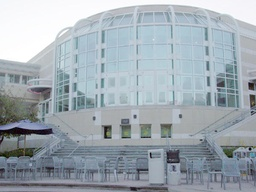
#> input picture 1.Feture_Dectection_and_Matching/price_center20.JPG, 256 x 192 px, shrunk from 600 x 450 before the run
$ python Feature_Detection.py
#> lines starting #> are read from the running program, lines starting #| are printed output that depends on the picture
"""
Feture Detection
@author: Szu-Hao Wu
"""
import numpy as np
from PIL import Image
import matplotlib.pyplot as plt
import matplotlib.patches as patches
import time

# open the input images
I1 = np.array(Image.open('price_center20.JPG'), dtype='float')/255.
I2 = np.array(Image.open('price_center21.JPG'), dtype='float')/255.
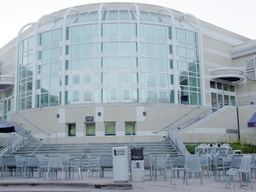
#> input picture 1.Feture_Dectection_and_Matching/price_center21.JPG, 256 x 192 px, shrunk from 600 x 450 before the run

# Display the input images
plt.figure(figsize=(14,8))
plt.subplot(1,2,1)
plt.imshow(I1)
plt.subplot(1,2,2)
plt.imshow(I2)
plt.show()

#%%

from scipy import signal
def rgb2gray(rgb):

    r, g, b = rgb[:,:,0], rgb[:,:,1], rgb[:,:,2]
    gray = 0.2989 * r + 0.5870 * g + 0.1140 * b

    return gray

def ImageGradient(I):
    # inputs:
    # I is the input image (may be mxn for Grayscale or mxnx3 for RGB)
    #
    # outputs:
    # Ix is the derivative of the magnitude of the image w.r.t. x
    # Iy is the derivative of the magnitude of the image w.r.t. y

    kernelx = np.array([[-1, 0, 1], [-2, 0, 2], [-1, 0, 1]], np.float32)
    kernely = np.array([[1, 2, 1], [0, 0, 0], [-1, -2, -1]], np.float32)
    Ix = signal.convolve(I,kernelx)
    Iy = signal.convolve(I,kernely)

    return Ix, Iy


def MinorEigenvalueImage(Ix, Iy, w):
    # Calculate the minor eigenvalue image J
    #
    # inputs:
    # Ix is the derivative of the magnitude of the image w.r.t. x
    # Iy is the derivative of the magnitude of the image w.r.t. y
    # w is the size of the window used to compute the gradient matrix N
    #
    # outputs:
    # J0 is the mxn minor eigenvalue image of N before thresholding

    m, n = Ix.shape[:2]
    J0 = np.zeros((m,n))

    #Calculate your minor eigenvalue image J0.
    N = np.zeros((2,2,m,n))
    Ixx = Ix**2
    Iyy = Iy**2
    Ixy = Ix*Iy

    index_shift = int((w-1)/2)
    for i in range(w,m-w):
        for j in range(w,n-w):
            N[0,0,i,j] = np.sum(Ixx[i-index_shift:i+index_shift+1, j-index_shift:j+index_shift+1]) / (w*w)
            N[0,1,i,j] = np.sum(Ixy[i-index_shift:i+index_shift+1, j-index_shift:j+index_shift+1]) / (w*w)
            N[1,0,i,j] = np.sum(Ixy[i-index_shift:i+index_shift+1, j-index_shift:j+index_shift+1]) / (w*w)
            N[1,1,i,j] = np.sum(Iyy[i-index_shift:i+index_shift+1, j-index_shift:j+index_shift+1]) / (w*w)

            J0[i,j] = (np.matrix.trace(N[:,:,i,j])) - np.sqrt(np.matrix.trace(N[:,:,i,j])**2 - 4*np.linalg.det(N[:,:,i,j]))/2

    return J0,N

def NMS(J, w_nms):
    # Apply nonmaximum supression to J using window w_nms
    #
    # inputs:
    # J is the minor eigenvalue image input image after thresholding
    # w_nms is the size of the local nonmaximum suppression window
    #
    # outputs:
    # J2 is the mxn resulting image after applying nonmaximum suppression
    #

    m = np.shape(J)[0]
    n = np.shape(J)[1]

    J2 = J.copy()
    J_temp = J.copy()
    m, n = J.shape[:2]
    index_shift = int((w_nms-1)/2)
    for i in range(m):
        for j in range(n):
            if(i<index_shift):
                i_min = 0
            else:
                i_min = i-index_shift

            if(i+index_shift>m):
                i_max = m
            else:
                i_max = i+index_shift

            if(j<index_shift):
                j_min = 0
            else:
                j_min = j-index_shift

            if(j+index_shift>n):
                j_max = n
            else:
                j_max = j+index_shift

            J_temp[i,j] = np.amax(J[i_min:i_max+1, j_min:j_max+1])

            if (J2[i,j] < J_temp[i,j]):
                J2[i,j] = 0
    return J2


def ForstnerCornerDetector(Ix, Iy, w, t, w_nms):
    # Calculate the minor eigenvalue image J
    # Threshold J
    # Run non-maxima suppression on the thresholded J
    # Gather the coordinates of the nonzero pixels in J
    # Then compute the sub pixel location of each point using the Forstner operator
    #
    # inputs:
    # Ix is the derivative of the magnitude of the image w.r.t. x
    # Iy is the derivative of the magnitude of the image w.r.t. y
    # w is the size of the window used to compute the gradient matrix N
    # t is the minor eigenvalue threshold
    # w_nms is the size of the local nonmaximum suppression window
    #
    # outputs:
    # C is the number of corners detected in each image
    # pts is the 2xC array of coordinates of subpixel accurate corners
    #     found using the Forstner corner detector
    # J0 is the mxn minor eigenvalue image of N before thresholding
    # J1 is the mxn minor eigenvalue image of N after thresholding
    # J2 is the mxn minor eigenvalue image of N after thresholding and NMS

    m, n = Ix.shape[:2]
    J0 = np.zeros((m,n))
    J1 = np.zeros((m,n))

    #Calculate your minor eigenvalue image J0 and its thresholded version J1.
    J0,N = MinorEigenvalueImage(Ix, Iy, w)


    J1 = np.where(J0>t, J0, 0)

    #Run non-maxima suppression on your thresholded minor eigenvalue image.
    J2 = NMS(J1, w_nms)

    #Detect corners.
    C = 0
    b1 = np.zeros((m,n))
    b2 = np.zeros((m,n))
    for i in range(m):
        for j in range(n):
            b1[i,j] = j*(Ix[i,j]**2)+i*Ix[i,j]*Iy[i,j]
            b2[i,j] = j*Ix[i,j]*Iy[i,j]+i*(Iy[i,j]**2)

    index_shift = int((w-1)/2)
    A = N.copy()
    b = np.zeros((2,1,m,n))
    points = []
    for i in range(w,m-w):
        for j in range(w,n-w):
            b[0,0,i,j] = np.sum(b1[i-index_shift:i+index_shift+1, j-index_shift:j+index_shift+1]) / (w*w)
            b[1,0,i,j] = np.sum(b2[i-index_shift:i+index_shift+1, j-index_shift:j+index_shift+1]) / (w*w)

            if(J2[i,j]>0):
                C += 1
                point = np.linalg.inv(A[:,:,i,j]).dot(b[:,:,i,j])
                points.append(point)

    pts = np.zeros((2,C))
    for i in range(C):
        pts[0,i] = points[i][0]
        pts[1,i] = points[i][1]

    return C, pts, J0, J1, J2


# feature detection
def RunFeatureDetection(I, w, t, w_nms):
    Ix, Iy = ImageGradient(I)
    C, pts, J0, J1, J2 = ForstnerCornerDetector(Ix, Iy, w, t, w_nms)
    return C, pts, J0, J1, J2


if __name__ == '__main__':
    # input images
    I1 = np.array(Image.open('price_center20.JPG'), dtype='float')/255.
    I2 = np.array(Image.open('price_center21.JPG'), dtype='float')/255.

    I1_gray = rgb2gray(I1)
    I2_gray = rgb2gray(I2)

    # parameters to tune
    w = 9
    t = 0.0005
    w_nms = 9

    tic = time.time()
    # run feature detection algorithm on input images
    C1, pts1, J1_0, J1_1, J1_2 = RunFeatureDetection(I1_gray, w, t, w_nms)
#> after the loop in NMS, `for i in range(m):`:
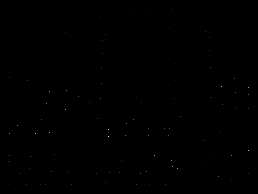
#> J2: shape (194, 258) float64; min 0, max 1.38, mean 0.000817; drawn with min black and max white
#> after the loop in ForstnerCornerDetector, `for i in range(m):`:
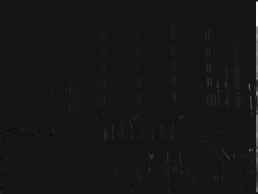
#> b1: shape (194, 258) float64; min -345.1, max 3866.9, mean 22.2; drawn with min black and max white
#> after the loop in ForstnerCornerDetector, `for i in range(m):`:
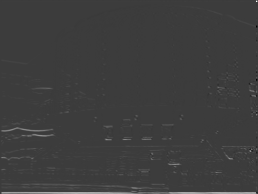
#> b2: shape (194, 258) float64; min -649.8, max 2111.3, mean 21.9; drawn with min black and max white
#> after the loop in ForstnerCornerDetector, `for i in range(w,m-w):`: C = 142; points = 142 items, first 6: [152, 7.29], [173, 5.92], [135.8, 7.39], [194.8, 8.51], [114.7, 10.6], [210.2, 11.52]
#> in RunFeatureDetection, `C, pts, J0, J1, J2 = ForstnerCornerDetector(Ix, Iy, w, t, w_nms)`: C = 142
#> C1 = 142
    C2, pts2, J2_0, J2_1, J2_2 = RunFeatureDetection(I2_gray, w, t, w_nms)
#> call 2 of MinorEigenvalueImage, with w = 9
#> after the loop in MinorEigenvalueImage (call 2), `for i in range(w,m-w):`:
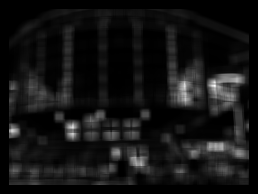
#> J0: shape (194, 258) float64; min 0, max 1.4, mean 0.112; drawn with min black and max white
#> call 2 of NMS, with w_nms = 9
#> after the loop in NMS (call 2), `for i in range(m):`:
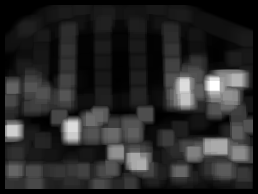
#> J_temp: shape (194, 258) float64; min 0, max 1.4, mean 0.23; drawn with min black and max white
#> C2 = 126
    toc = time.time() - tic

    print('took %f secs'%toc)

    # display results
    plt.figure(figsize=(14,24))

    # show pre-thresholded minor eigenvalue images
    plt.subplot(3,2,1)
    plt.imshow(J1_0, cmap='gray')
    plt.title('pre-thresholded minor eigenvalue image')
    plt.subplot(3,2,2)
    plt.imshow(J2_0, cmap='gray')
    plt.title('pre-thresholded minor eigenvalue image')

    # show thresholded minor eigenvalue images
    plt.subplot(3,2,3)
    plt.imshow(J1_1, cmap='gray')
    plt.title('thresholded minor eigenvalue image')
    plt.subplot(3,2,4)
    plt.imshow(J2_1, cmap='gray')
    plt.title('thresholded minor eigenvalue image')

    # show corners on original images
    ax = plt.subplot(3,2,5)
    plt.imshow(I1)
    for i in range(C1): # draw rectangles of size w around corners
        # Note below that the y-intercept comes first. This is because
        # the images are stored as matrices, which are indexed as
        # (column,row).
        x,y = pts1[:,i]
        ax.add_patch(patches.Rectangle((x-w/2,y-w/2),w,w, fill=False))
#> this loop made 142 passes
#> (x, y) on passes 1 to 12: (152, 7.29), (173, 5.92), (135.8, 7.39), (194.8, 8.51), (114.7, 10.6), (210.2, 11.52), (173.8, 14.49), (98.8, 13.28), (154.3, 13.8), (166.8, 13.23), (170, 13.17), (219.3, 13.29)
    # plt.plot(pts1[0,:], pts1[1,:], '.b') # display subpixel corners
    plt.title('found %d corners'%C1)

    ax = plt.subplot(3,2,6)
    plt.imshow(I2)
    for i in range(C2):
        # Note below that the y-intercept comes first. This is because
        # the images are stored as matrices, which are indexed as
        # (column,row).
        x,y = pts2[:,i]
        ax.add_patch(patches.Rectangle((x-w/2,y-w/2),w,w, fill=False))
#> this loop made 126 passes
#> (x, y) on passes 1 to 12: (81.72, 6.96), (153.6, 6.87), (63.56, 9.35), (105.9, 11.36), (132, 11.22), (139.1, 13.08), (183, 12.14), (76.86, 14.38), (104, 22.53), (150.2, 24.28), (201.8, 22.1), (137, 22.43)
    # plt.plot(pts2[0,:], pts2[1,:], '.b')
    plt.title('found %d corners'%C2)

    plt.show()
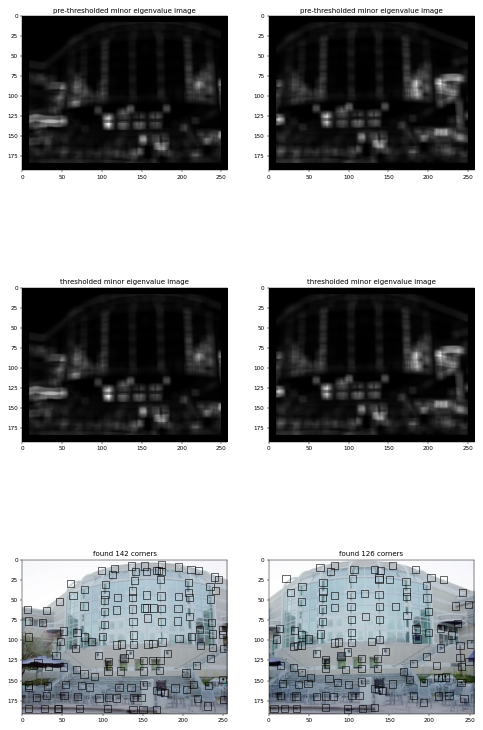
#> figure drawn by matplotlib, 6 panels
